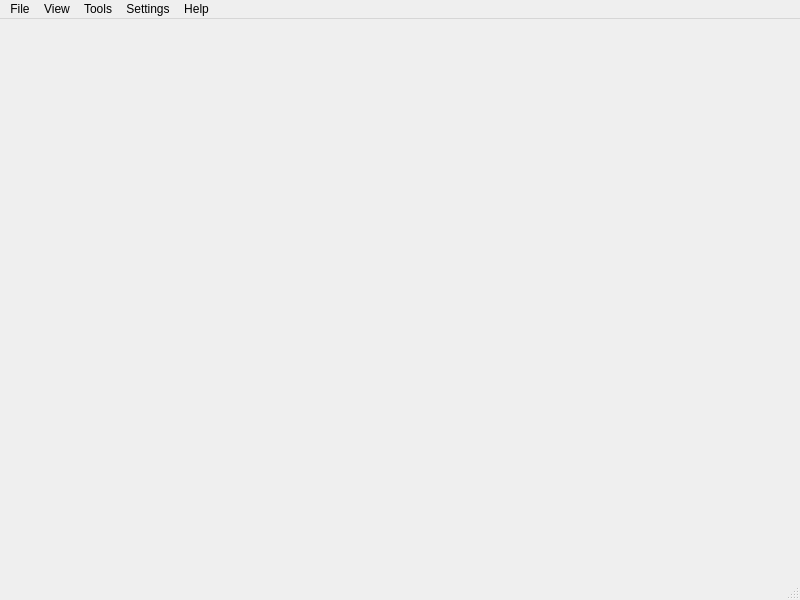
<?xml version="1.0" encoding="UTF-8"?>
<ui version="4.0">
 <class>MainWindow</class>
 <widget class="QMainWindow" name="MainWindow">
  <property name="geometry">
   <rect>
    <x>0</x>
    <y>0</y>
    <width>800</width>
    <height>600</height>
   </rect>
  </property>
  <property name="windowTitle">
   <string>AMR Monitor</string>
  </property>
  <widget class="QWidget" name="centralwidget"/>
  <widget class="QMenuBar" name="menubar">
   <property name="geometry">
    <rect>
     <x>0</x>
     <y>0</y>
     <width>800</width>
     <height>20</height>
    </rect>
   </property>
   <widget class="QMenu" name="menuAMR_Monitor">
    <property name="title">
     <string>File</string>
    </property>
    <addaction name="actionOpen_Configuration"/>
    <addaction name="actionSave_Configuration"/>
    <addaction name="actionExport_Data"/>
    <addaction name="actionExit"/>
   </widget>
   <widget class="QMenu" name="menuView">
    <property name="title">
     <string>View</string>
    </property>
    <widget class="QMenu" name="menuData_Monitors">
     <property name="title">
      <string>Data Monitors</string>
     </property>
     <addaction name="actionIMU"/>
     <addaction name="actionOdom"/>
     <addaction name="actionLaser"/>
     <addaction name="actionCamera"/>
    </widget>
    <addaction name="menuData_Monitors"/>
    <addaction name="actionParameter_Adjustments"/>
   </widget>
   <widget class="QMenu" name="menuTools">
    <property name="title">
     <string>Tools</string>
    </property>
    <addaction name="actionData_Analysis"/>
   </widget>
   <widget class="QMenu" name="menuSettings">
    <property name="title">
     <string>Settings</string>
    </property>
    <addaction name="actionThemes"/>
    <addaction name="actionROS_Topic_Configuration"/>
    <addaction name="actionParameter_Server"/>
    <addaction name="actionUpdate_Frequency"/>
   </widget>
   <widget class="QMenu" name="menuHelp">
    <property name="title">
     <string>Help</string>
    </property>
    <addaction name="actionAbout"/>
    <addaction name="actionUser_Guide"/>
    <addaction name="actionCheck_for_Updates"/>
   </widget>
   <addaction name="menuAMR_Monitor"/>
   <addaction name="menuView"/>
   <addaction name="menuTools"/>
   <addaction name="menuSettings"/>
   <addaction name="menuHelp"/>
  </widget>
  <widget class="QStatusBar" name="statusbar"/>
  <action name="actionOpen_Configuration">
   <property name="text">
    <string>Open Configuration</string>
   </property>
  </action>
  <action name="actionSave_Configuration">
   <property name="text">
    <string>Save Configuration</string>
   </property>
  </action>
  <action name="actionExport_Data">
   <property name="text">
    <string>Export Data</string>
   </property>
  </action>
  <action name="actionExit">
   <property name="text">
    <string>Exit</string>
   </property>
  </action>
  <action name="actionParameter_Adjustments">
   <property name="text">
    <string>Parameter Adjustments</string>
   </property>
  </action>
  <action name="actionThemes">
   <property name="text">
    <string>Themes</string>
   </property>
  </action>
  <action name="actionData_Analysis">
   <property name="text">
    <string>Data Analysis</string>
   </property>
  </action>
  <action name="actionROS_Topic_Configuration">
   <property name="text">
    <string>ROS Topic Configuration</string>
   </property>
  </action>
  <action name="actionParameter_Server">
   <property name="text">
    <string>Parameter Server</string>
   </property>
  </action>
  <action name="actionUpdate_Frequency">
   <property name="text">
    <string>Update Frequency</string>
   </property>
  </action>
  <action name="actionAbout">
   <property name="text">
    <string>About</string>
   </property>
  </action>
  <action name="actionUser_Guide">
   <property name="text">
    <string>User Guide</string>
   </property>
  </action>
  <action name="actionCheck_for_Updates">
   <property name="text">
    <string>Check for Updates</string>
   </property>
  </action>
  <action name="actionIMU">
   <property name="text">
    <string>IMU</string>
   </property>
  </action>
  <action name="actionOdom">
   <property name="text">
    <string>Odom</string>
   </property>
  </action>
  <action name="actionLaser">
   <property name="text">
    <string>Laser</string>
   </property>
  </action>
  <action name="actionCamera">
   <property name="text">
    <string>Camera</string>
   </property>
  </action>
 </widget>
 <resources/>
 <connections/>
</ui>
